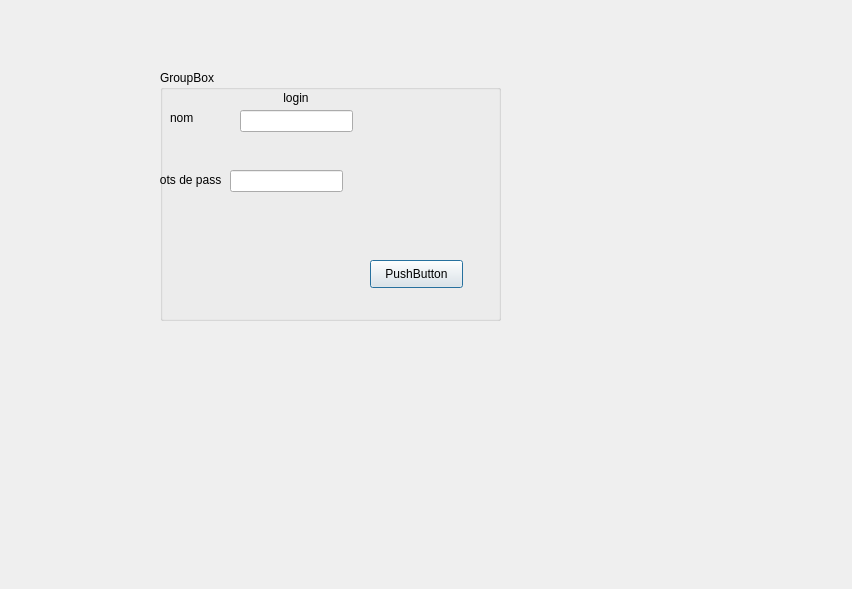
<?xml version="1.0" encoding="UTF-8"?>
<ui version="4.0">
 <class>login</class>
 <widget class="QDialog" name="login">
  <property name="geometry">
   <rect>
    <x>0</x>
    <y>0</y>
    <width>852</width>
    <height>589</height>
   </rect>
  </property>
  <property name="windowTitle">
   <string>Dialog</string>
  </property>
  <widget class="QGroupBox" name="groupBox">
   <property name="geometry">
    <rect>
     <x>160</x>
     <y>70</y>
     <width>341</width>
     <height>251</height>
    </rect>
   </property>
   <property name="title">
    <string>GroupBox</string>
   </property>
   <widget class="QLineEdit" name="userline">
    <property name="geometry">
     <rect>
      <x>80</x>
      <y>40</y>
      <width>113</width>
      <height>22</height>
     </rect>
    </property>
   </widget>
   <widget class="QLineEdit" name="passwordline">
    <property name="geometry">
     <rect>
      <x>70</x>
      <y>100</y>
      <width>113</width>
      <height>22</height>
     </rect>
    </property>
   </widget>
   <widget class="QLabel" name="label">
    <property name="geometry">
     <rect>
      <x>10</x>
      <y>40</y>
      <width>56</width>
      <height>16</height>
     </rect>
    </property>
    <property name="text">
     <string>nom</string>
    </property>
   </widget>
   <widget class="QLabel" name="label_2">
    <property name="geometry">
     <rect>
      <x>-10</x>
      <y>100</y>
      <width>91</width>
      <height>20</height>
     </rect>
    </property>
    <property name="text">
     <string>mots de pass </string>
    </property>
   </widget>
   <widget class="QLabel" name="label_3">
    <property name="geometry">
     <rect>
      <x>120</x>
      <y>20</y>
      <width>56</width>
      <height>16</height>
     </rect>
    </property>
    <property name="text">
     <string> login </string>
    </property>
   </widget>
   <widget class="QPushButton" name="login_2">
    <property name="geometry">
     <rect>
      <x>210</x>
      <y>190</y>
      <width>93</width>
      <height>28</height>
     </rect>
    </property>
    <property name="text">
     <string>PushButton</string>
    </property>
   </widget>
  </widget>
 </widget>
 <resources/>
 <connections/>
</ui>
